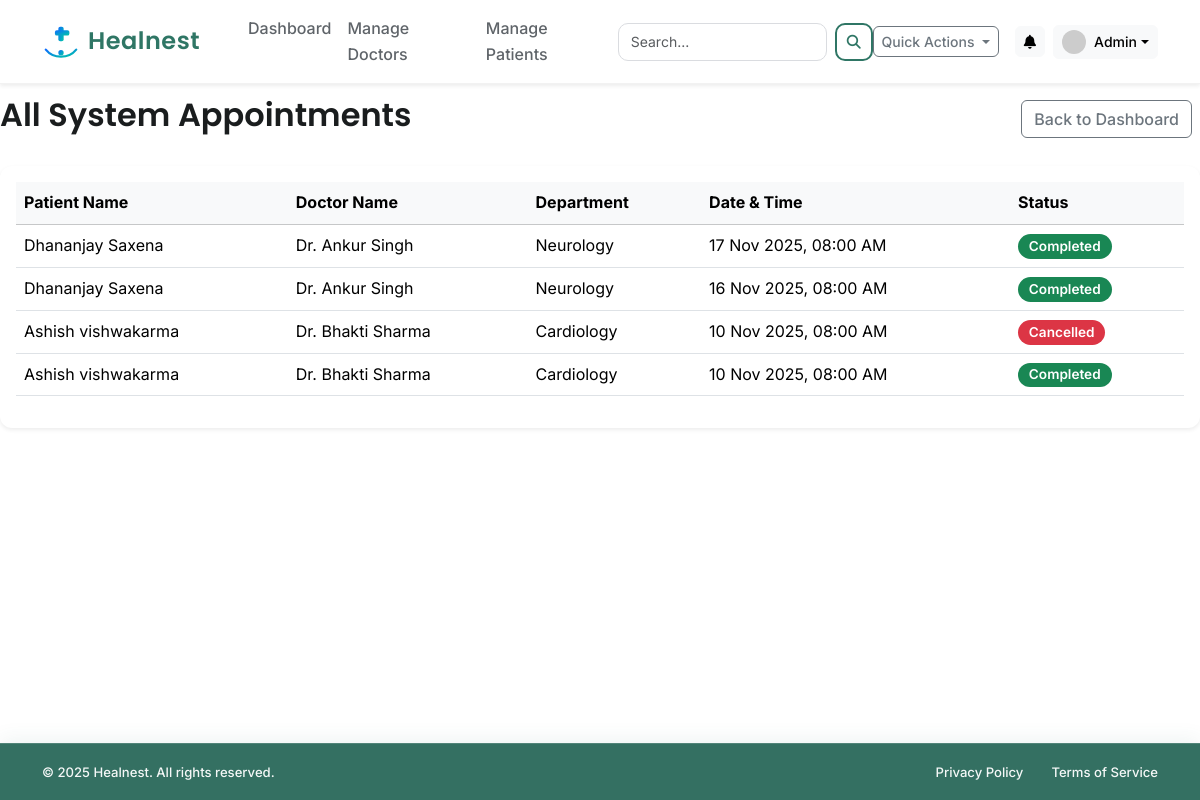
The page /admin/appointments (signed in) on the database as committed earlier.
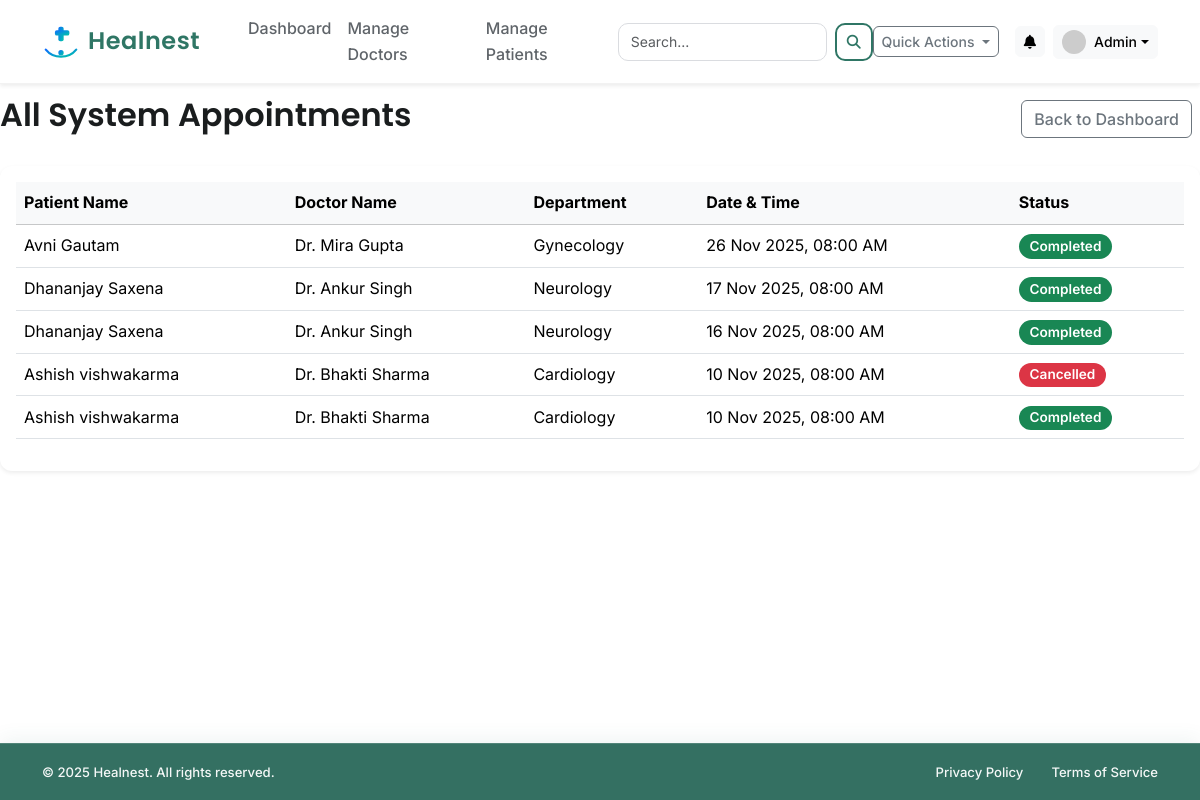
The same page on the database as committed later.
### app/models.py (models this page shows, shortened)
class Appointment(db.Model):
    __tablename__ = 'appointment'
    id = db.Column(db.Integer, primary_key=True)
    patient_id = db.Column(db.Integer, db.ForeignKey('user.id'), nullable=False)
    doctor_id = db.Column(db.Integer, db.ForeignKey('user.id'), nullable=False)
    appointment_datetime = db.Column(db.DateTime, nullable=False)
    status = db.Column(db.String(20), nullable=False, default='Booked') # Booked, Completed, Cancelled
    created_at = db.Column(db.DateTime, default=datetime.utcnow)
    treatment = db.relationship('Treatment', backref='appointment', uselist=False, cascade="all, delete-orphan")
    review = db.relationship('DoctorReview', backref='appointment', uselist=False, cascade="all, delete-orphan")

class PatientProfile(db.Model):
    __tablename__ = 'patient_profile'
    id = db.Column(db.Integer, primary_key=True)
    user_id = db.Column(db.Integer, db.ForeignKey('user.id'), nullable=False, unique=True)
    full_name = db.Column(db.String(100), nullable=False)
    date_of_birth = db.Column(db.Date)
    gender = db.Column(db.String(10))
    contact_number = db.Column(db.String(20))
    blood_group = db.Column(db.String(5))
    allergies = db.Column(db.Text)
    documents = db.relationship('MedicalDocument', backref='patient', lazy=True)

class DoctorProfile(db.Model):
    __tablename__ = 'doctor_profile'
    id = db.Column(db.Integer, primary_key=True)
    user_id = db.Column(db.Integer, db.ForeignKey('user.id'), nullable=False, unique=True)
    full_name = db.Column(db.String(100), nullable=False)
    department_id = db.Column(db.Integer, db.ForeignKey('department.id'), nullable=False)
    qualifications = db.Column(db.String(200))
    experience_years = db.Column(db.Integer, default=0)
    bio = db.Column(db.Text)

class Department(db.Model):
    __tablename__ = 'department'
    id = db.Column(db.Integer, primary_key=True)
    name = db.Column(db.String(100), unique=True, nullable=False)
    description = db.Column(db.Text)
    doctors = db.relationship('DoctorProfile', backref='department', lazy=True)

### app/routes/admin_routes.py (the view)
@admin_bp.route('/appointments')
@login_required
def manage_appointments():
    if current_user.role != 'admin':
        flash('You are not authorized to access this page.', 'danger')
        return redirect(url_for('main.home'))
    all_appointments = Appointment.query.order_by(Appointment.appointment_datetime.desc()).all()
    return render_template('admin/manage_appointments.html', title='Manage All Appointments', appointments=all_appointments)

### app/templates/admin/manage_appointments.html (shortened to what this page needs)
{% extends "layout.html" %}
{% block content %}
    <div class="d-flex justify-content-between align-items-center mb-4">
        <h2>All System Appointments</h2>
        <a href="{{ url_for('admin.dashboard') }}" class="btn btn-outline-secondary me-2">Back to Dashboard</a>
    </div>
    <div class="card shadow-sm">
        <div class="card-body">
            <div class="table-responsive">
                <table class="table table-hover align-middle">
                    <thead class="table-light">
                        <tr>
                            <th>Patient Name</th>
                            <th>Doctor Name</th>
                            <th>Department</th>
                            <th>Date & Time</th>
                            <th>Status</th>
                        </tr>
                    </thead>
                    <tbody>
                        {% for appt in appointments %}
                        <tr>
                            <td>{{ appt.patient.patient_profile.full_name }}</td>
                            <td>Dr. {{ appt.doctor.doctor_profile.full_name }}</td>
                            <td>{{ appt.doctor.doctor_profile.department.name }}</td>
                            <td>{{ appt.appointment_datetime.strftime('%d %b %Y, %I:%M %p') }}</td>
                            <td>
                                {% if appt.status == 'Booked' %}
                                    <span class="badge bg-primary table-badge">Booked</span>
                                {% elif appt.status == 'Completed' %}
                                    <span class="badge bg-success table-badge">Completed</span>
                                {% elif appt.status == 'Cancelled' %}
                                    <span class="badge bg-danger table-badge">Cancelled</span>
                                {% else %}
                                    <span class="badge bg-secondary table-badge">{{ appt.status }}</span>
                                {% endif %}
                            </td>
                        </tr>
                        {% else %}
                        <tr>
                            <td colspan="5" class="text-center text-muted">No appointments found in the system.</td>
                        </tr>
                        {% endfor %}
                    </tbody>
                </table>
            </div>
        </div>
    </div>
{% endblock content %}

### app/templates/layout.html (shortened to what this page needs)
<!DOCTYPE html>
<html lang="en">
<head>
    <link href="https://cdn.jsdelivr.net/npm/bootstrap@5.3.3/dist/css/bootstrap.min.css" rel="stylesheet">
    <link rel="stylesheet" href="https://cdnjs.cloudflare.com/ajax/libs/font-awesome/6.5.2/css/all.min.css">
    <link rel="stylesheet" href="{{ url_for('static', filename='css/style.css') }}">
    <link rel="stylesheet" href="{{ url_for('static', filename='css/layout.css') }}">
</head>
<body id="page-top" class="{% if current_user.is_authenticated %}bg-dashboard{% else %}bg-light{% endif %}">
    <nav class="navbar navbar-expand-lg fixed-top bg-white shadow-sm py-2">
        <div class="container">
            <a class="navbar-brand d-flex align-items-center fw-semibold fs-4" href="{{ url_for('main.home') }}">
                <img src="{{ url_for('static', filename='brand/healnest-icon.svg') }}" width="38" height="38"
                    class="me-2">
                <span style="font-family: 'Poppins', sans-serif; font-weight:600; letter-spacing:0.5px;">
                    Healnest
                </span>
            </a>
            <div class="collapse navbar-collapse" id="navbarNavDropdown">
                <ul class="navbar-nav me-auto mb-2 mb-lg-0 ps-lg-4">
                    {% if not current_user.is_authenticated %}
                    <li class="nav-item"><a class="nav-link" href="{{ url_for('main.home') }}#services">Services</a>
                    </li>
                    <li class="nav-item"><a class="nav-link" href="{{ url_for('main.home') }}#about">About Us</a></li>
                    <li class="nav-item"><a class="nav-link"
                            href="{{ url_for('main.home') }}#departments">Departments</a></li>
                    <li class="nav-item"><a class="nav-link" href="{{ url_for('main.home') }}#contact">Contact</a></li>
                    {% else %}
                    <li class="nav-item"><a class="nav-link"
                            href="{{ url_for(current_user.role + '.dashboard') }}">Dashboard</a></li>
                    {% if current_user.role == 'admin' %}
                    <li class="nav-item"><a class="nav-link" href="{{ url_for('admin.manage_doctors') }}">Manage
                            Doctors</a></li>
                    <li class="nav-item"><a class="nav-link" href="{{ url_for('admin.manage_patients') }}">Manage
                            Patients</a></li>
                    {% endif %}
                    {% endif %}
                </ul>
                {% if current_user.is_authenticated %}
                <form class="d-flex align-items-center gap-2 nav-search" action="{{ url_for('main.search') }}"
                    method="GET">
                    <input class="form-control" type="search" name="query" placeholder="Search..." required>
                    <button class="btn btn-sm search-btn" type="submit">
                        <i class="fas fa-search"></i>
                    </button>
                </form>
                {% endif %}
                <div class="d-flex align-items-center ms-auto">
                    {% if current_user.is_authenticated %}
                    <div class="dropdown me-3">
                        <button class="btn btn-sm btn-outline-secondary dropdown-toggle" type="button"
                            data-bs-toggle="dropdown" aria-expanded="false">
                            Quick Actions
                        </button>
                    </div>
                    <div class="dropdown me-2">
                        <button class="btn btn-sm btn-light position-relative" type="button" data-bs-toggle="dropdown"
                            aria-expanded="false" aria-label="Notifications">
                            <i class="fas fa-bell"></i>
                        </button>
                    </div>
                    <div class="dropdown">
                        <button class="btn btn-light dropdown-toggle d-flex align-items-center py-1 px-2" type="button"
                            id="profileDropdown" data-bs-toggle="dropdown" aria-expanded="false">
                            <img src="https://placehold.co/32x32/eee/777?text={{ current_user.email[0]|upper }}"
                                class="rounded-circle me-2" alt="Avatar" width="24" height="24">
                            <span class="d-none d-lg-inline small">
                                {% if current_user.role == 'patient' and current_user.patient_profile.full_name %}
                                {{ current_user.patient_profile.full_name.split()[0] }}
                                {% elif current_user.role == 'doctor' and current_user.doctor_profile.full_name %}
                                {{ current_user.doctor_profile.full_name.split()[0] }}
                                {% else %}
                                Admin
                                {% endif %}
                            </span>
                        </button>
                    </div>
                    {% else %}
                    <a href="{{ url_for('main.login') }}" class="btn-login me-2">Login</a>
                    <a href="{{ url_for('main.register') }}" class="btn-signup">Sign Up</a>
                    {% endif %}
                </div>
            </div>
        </div>
    </nav>
    <main class="flex-shrink-0 py-4">
        {% block content %}{% endblock %}
    </main>
    {% if not current_user.is_authenticated %}
    <footer class="footer-main mt-auto py-5">
        <div class="container">
            <div class="row">
                <div class="col-lg-4 col-md-6 mb-4 mb-lg-0">
                    <div class="d-flex align-items-center mb-3">
                        <img src="{{ url_for('static', filename='brand/healnest-icon.svg') }}" class="footer-logo me-2"
                            alt="Healnest Logo">
                        <span class="footer-brand">Healnest</span>
                    </div>
                    <p class="small">
                        Providing exceptional healthcare services with compassion, innovation,
                        and excellence for over 25 years.
                    </p>
                    <div class="mt-3">
                        <a href="#" class="social-icon"><i class="fab fa-facebook-f"></i></a>
                        <a href="#" class="social-icon"><i class="fab fa-twitter"></i></a>
                        <a href="#" class="social-icon"><i class="fab fa-instagram"></i></a>
                        <a href="#" class="social-icon"><i class="fab fa-linkedin-in"></i></a>
                    </div>
                </div>
                <div class="col-lg-2 col-6 mb-4 mb-lg-0">
                    <h5 class="footer-title">Quick Links</h5>
                    <ul class="list-unstyled small">
                        <li class="mb-2"><a href="{{ url_for('main.home') }}">Home</a></li>
                        <li class="mb-2"><a href="{{ url_for('main.login') }}">Services</a></li>
                        <li class="mb-2"><a href="{{ url_for('main.login') }}">About Us</a></li>
                        <li class="mb-2"><a href="{{ url_for('main.login') }}">Doctors</a></li>
                        <li class="mb-2"><a href="{{ url_for('main.login') }}">Contact</a></li>
                    </ul>
                </div>
                <div class="col-lg-3 col-6 mb-4 mb-lg-0">
                    <h5 class="footer-title">Medical Services</h5>
                    <ul class="list-unstyled small">
                        <li class="mb-2"><a href="{{ url_for('main.login') }}">Emergency Care</a></li>
                        <li class="mb-2"><a href="{{ url_for('main.login') }}">Cardiology</a></li>
                        <li class="mb-2"><a href="{{ url_for('main.login') }}">Neurology</a></li>
                        <li class="mb-2"><a href="{{ url_for('main.login') }}">Orthopedics</a></li>
                        <li class="mb-2"><a href="{{ url_for('main.login') }}">Pediatrics</a></li>
                    </ul>
                </div>
                <div class="col-lg-3 col-md-6 mb-4 mb-lg-0">
                    <h5 class="footer-title">Contact Info</h5>
                    <ul class="list-unstyled small">
                        <li class="mb-2 d-flex"><i class="fas fa-map-marker-alt me-2 pt-1 flex-shrink-0"></i>
                            <span>123 Medical Center Dr<br>Healthcare City, HC 12345</span>
                        </li>
                        <li class="mb-2 d-flex"><i class="fas fa-phone me-2 pt-1 flex-shrink-0"></i>
                            <span>(555) 123-4567</span>
                        </li>
                        <li class="mb-2 d-flex"><i class="fas fa-envelope me-2 pt-1 flex-shrink-0"></i>
                            <span>info@Healnest.com</span>
                        </li>
                    </ul>
                </div>
            </div>
            <hr class="footer-divider">
            <div class="row pt-3">
                <div class="col-md-6 text-center text-md-start mb-2 mb-md-0">
                    <small>© 2025 Healnest. All rights reserved.</small>
                </div>
                <div class="col-md-6 text-center text-md-end">
                    <small>
                        <a href="#" class="me-3">Privacy Policy</a>
                        <a href="#" class="me-3">Terms of Service</a>
                        <a href="#">Accessibility</a>
                    </small>
                </div>
            </div>
        </div>
    </footer>
    {% else %}
    <footer class="footer-app mt-auto py-3">
        <div class="container">
            <div class="d-flex flex-wrap justify-content-between align-items-center text-white">
                <small class="col-md-6">© 2025 Healnest. All rights reserved.</small>
                <ul class="nav col-md-6 justify-content-end list-unstyled d-flex">
                    <li><a href="#"><small>Privacy Policy</small></a></li>
                    <li><a href="#" class="ms-3"><small>Terms of Service</small></a></li>
                </ul>
            </div>
        </div>
    </footer>
    {% endif %}
</body>
</html>

Rows that differ between the two databases and show on the page:
added Appointment: patient.patient_profile.full_name "Avni Gautam", doctor.doctor_profile.full_name "Mira Gupta", doctor.doctor_profile.department.name "Gynecology", appointment_datetime "26 Nov 2025, 08:00 AM", status "Completed"
